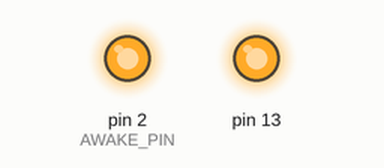
Simulated run of this sketch. Board: Arduino Uno, built with avr-gcc and run on an emulated ATmega328P. Parts: output pins drawn as LEDs (lit = HIGH).

Above: at 2.5 s.
Timing chart, 0 to 5.8 s (numbered marks = the images above):
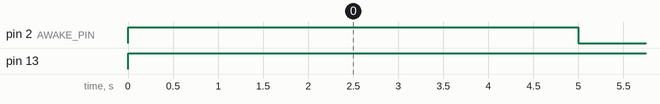

Measured:
- by itself, pin 2 (AWAKE_PIN): HIGH → LOW at 5.0 s
- by itself, pin 13: LOW → HIGH at 0.00 s

The sketch:

sleep-awake.ino
```cpp
#define AWAKE_PIN 2

void setup() {
  // put your setup code here, to run once:
  pinMode(13, OUTPUT);
  pinMode(AWAKE_PIN, OUTPUT);

  digitalWrite(AWAKE_PIN, HIGH);
}

void loop() {

  digitalWrite(13, HIGH);
  delay(5000);
  digitalWrite(13, LOW);


  digitalWrite(AWAKE_PIN, LOW);

}
```
